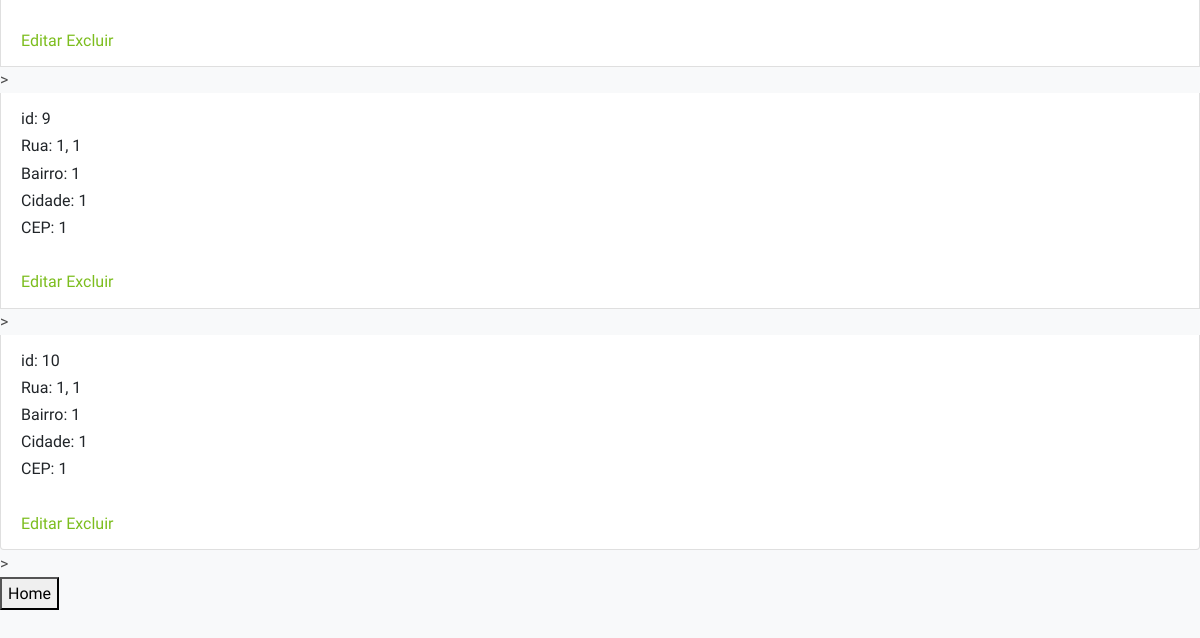
/listagemEnderecos/ (signed in, lower part), run on an earlier commit of the app's database.
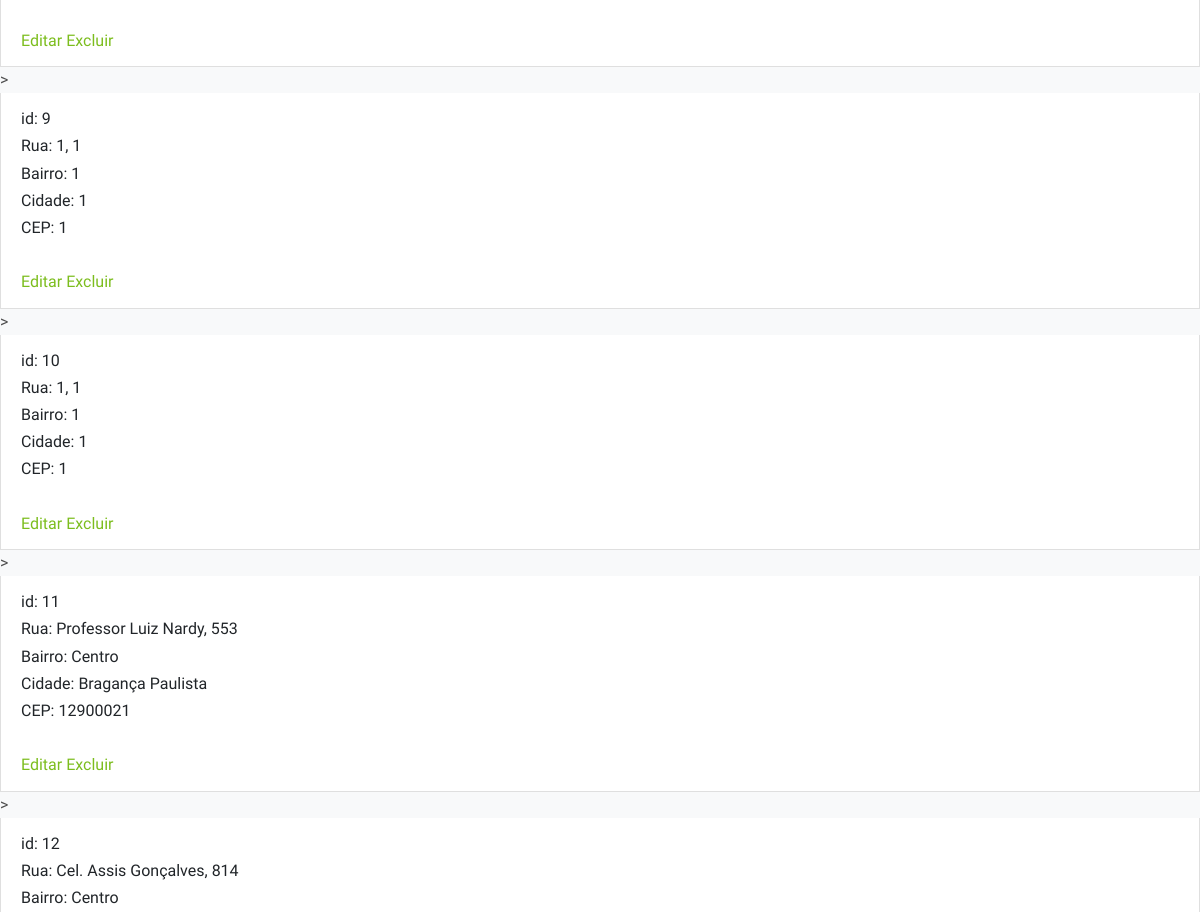
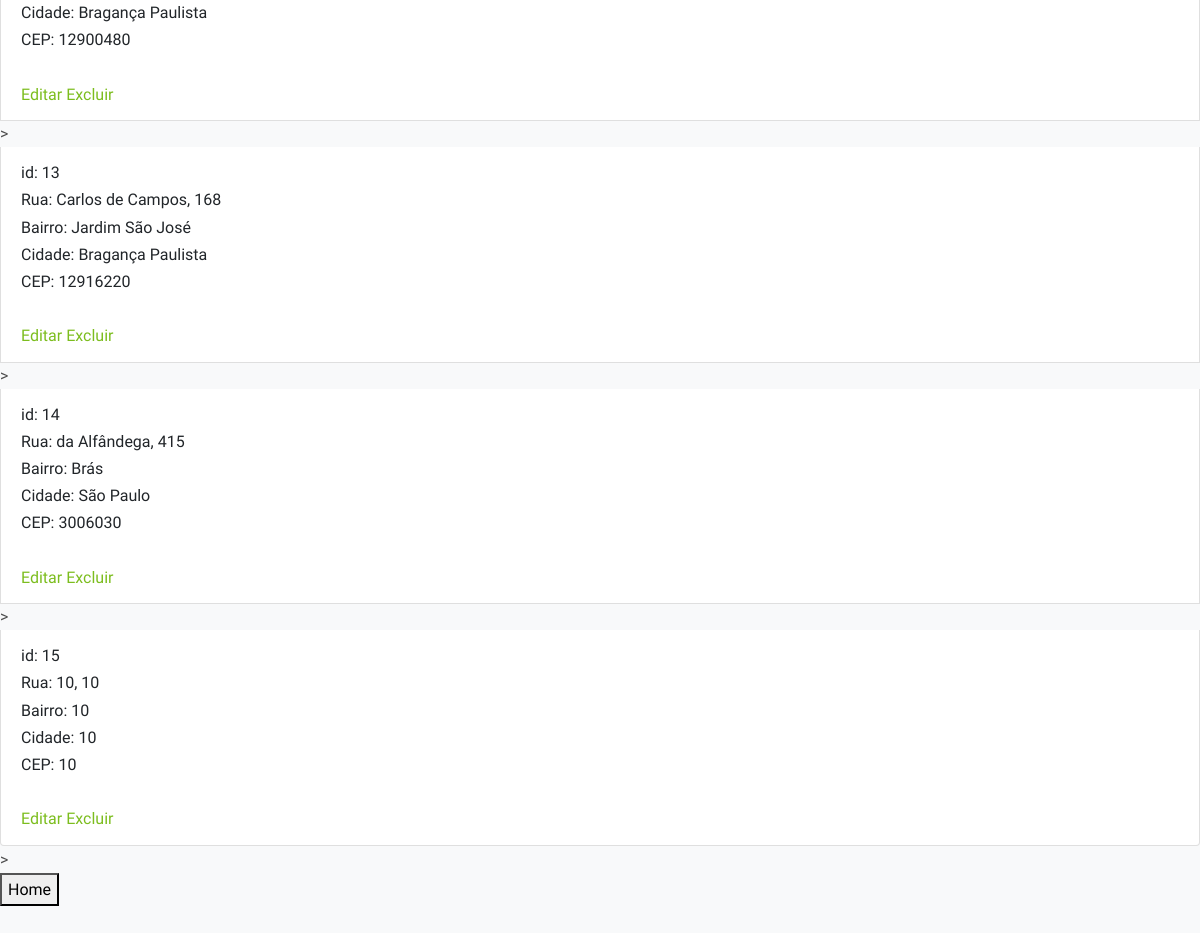
And on a later commit of the database (2 pictures, top to bottom).
### core/models.py (models this page shows, shortened)
class Endereco(models.Model):
    rua = models.CharField(max_length=100, verbose_name='Rua')
    cidade = models.CharField(max_length=50, verbose_name='Cidade')
    numero = models.IntegerField(default=0, verbose_name='Número')
    bairro = models.CharField(max_length=50, verbose_name='Bairro')
    cep = models.IntegerField(default=0000000, verbose_name='CEP')
    longitude = models.FloatField(default=0.00, verbose_name='Longitude')
    latitude = models.FloatField(default=0.00, verbose_name='Latitude')
    class Meta:
        verbose_name_plural = 'Endereços'

### core/views.py (the view)
# urls.py: path('listagemEnderecos/', listagemEnderecos, name='url_listagem_enderecos'),
@login_required
@user_passes_test(checkGroupAdmin)
def listagemEnderecos(request):
    if request.POST and request.POST['input_pesquisa']:
        dados = Endereco.objects.filter(placa__icontains=request.POST['input_pesquisa'])
    else:
        dados = Endereco.objects.all()
    contexto = {'dados': dados, 'text_input': 'Digite o CEP', 'listagem': 'listagem'}
    return render(request, 'core/listagem_enderecos.html', contexto)

### core/templatetags/template_extras.py (called while the page is built)
@register.filter(name='has_group')
def has_group(user, group_name):
    return user.groups.filter(name=group_name).exists()

### core/views.py (called while the page is built)
def checkGroupAdmin(user):
    return user.groups.filter(name='Administradores').exists()

### core/templates/core/listagem_enderecos.html (shortened to what this page needs)
{% extends 'base.html' %}
{% load static %}
{% block main %}
<ul class="list-group">
    {% for i in dados %}
    <li class="list-group-item">
        id: {{ i.id }} <br>
        Rua: {{ i.rua }}, {{ i.numero }} <br>
        Bairro: {{ i.bairro }}<br>
        Cidade: {{ i.cidade }} <br>
        CEP: {{ i.cep }} <br>
        <br>
        <a href="{% url 'url_altera_endereco' i.id %}">Editar</a>
        <a href="{% url 'url_exclui_endereco' i.id %}">Excluir</a>
    </li>
    >
    {% endfor %}
</ul>
<button onclick="window.location.href='/'">Home</button>
{% endblock %}

What changed in the data, as far as the page shows it:
added Endereco: id "11", rua "Professor Luiz Nardy", numero "553", bairro "Centro", cidade "Bragança Paulista", cep "12900021"
added Endereco: id "12", rua "Cel. Assis Gonçalves", numero "814", bairro "Centro", cidade "Bragança Paulista", cep "12900480"
added Endereco: id "13", rua "Carlos de Campos", numero "168", bairro "Jardim São José", cidade "Bragança Paulista", cep "12916220"
added Endereco: id "14", rua "da Alfândega", numero "415", bairro "Brás", cidade "São Paulo", cep "3006030"
added Endereco: id "15", rua "10", numero "10", bairro "10", cidade "10", cep "10"
